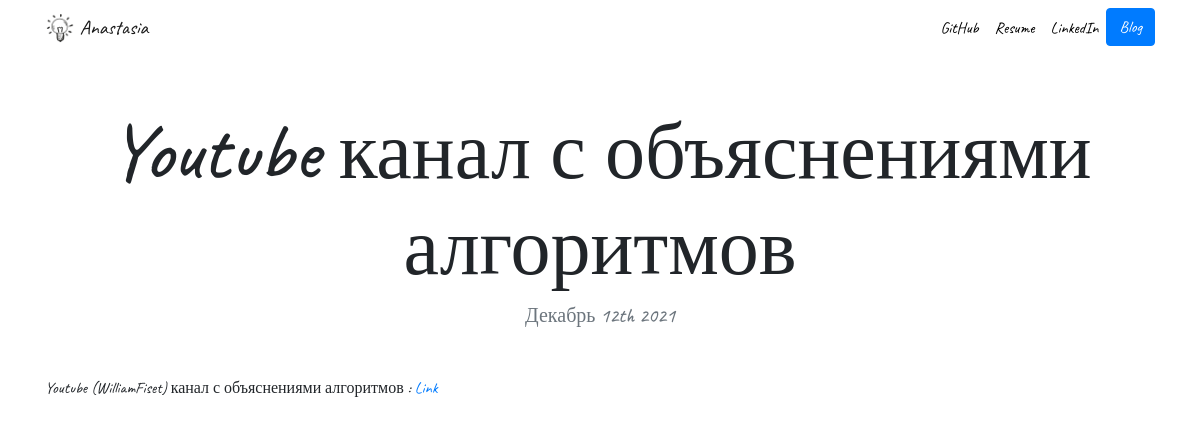
/blog/5/, run on the app's committed database.
### blog/models.py (models this page shows, shortened)
class Blog(models.Model):
    title = models.CharField(max_length=250)
    description = models.TextField()
    date = models.DateField()

### blog/views.py (the view)
# urls.py: path('<int:blog_id>/', views.detail, name='detail'),
def detail(request, blog_id):
    blog = get_object_or_404(Blog, pk=blog_id)
    return render(request, 'blog/detail.html', {'blog':blog})

### blog/templates/blog/detail.html
{% extends "portfolio/base.html" %}
{% load static %}
{% block content %}
<h1 class="text-center mt-5" id="blogdetailtitle">{{ blog.title }}</h1>
<h5 class="text-center text-muted mb-5">{{ blog.date|date:'F jS Y' }}</h5>
{{ blog.description|safe }}
{% endblock %}

### portfolio/static/portfolio/custom.css (style rules this page uses)
body { font-family: 'Caveat', cursive; }
@media (min-width: 992px) { #blogdetailtitle { font-size: 5rem; } }

### data on the page
Blog: title "Youtube канал с объяснениями алгоритмов", date "Декабрь 12th 2021", description "Youtube (WilliamFiset) канал с объяснениями алгоритмов : Link"
